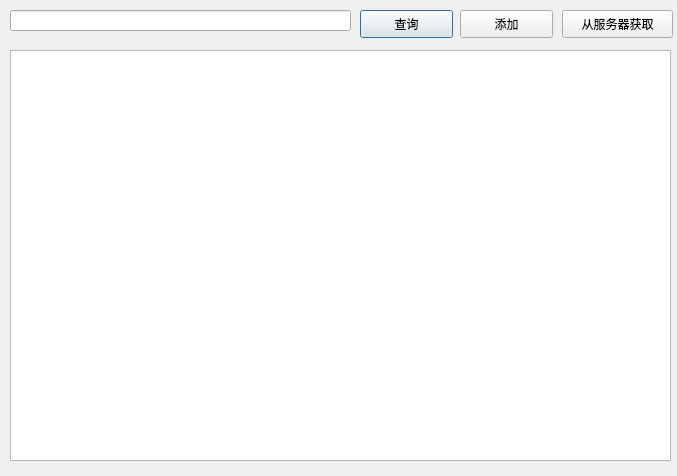
<?xml version="1.0" encoding="UTF-8"?>
<ui version="4.0">
 <class>Dialog</class>
 <widget class="QDialog" name="Dialog">
  <property name="geometry">
   <rect>
    <x>0</x>
    <y>0</y>
    <width>677</width>
    <height>476</height>
   </rect>
  </property>
  <property name="windowTitle">
   <string>Dialog</string>
  </property>
  <widget class="QListWidget" name="listWidget">
   <property name="geometry">
    <rect>
     <x>10</x>
     <y>50</y>
     <width>661</width>
     <height>411</height>
    </rect>
   </property>
  </widget>
  <widget class="QLineEdit" name="lineEdit">
   <property name="geometry">
    <rect>
     <x>10</x>
     <y>10</y>
     <width>341</width>
     <height>21</height>
    </rect>
   </property>
  </widget>
  <widget class="QPushButton" name="search">
   <property name="geometry">
    <rect>
     <x>360</x>
     <y>10</y>
     <width>93</width>
     <height>28</height>
    </rect>
   </property>
   <property name="text">
    <string>查询</string>
   </property>
  </widget>
  <widget class="QPushButton" name="add">
   <property name="geometry">
    <rect>
     <x>460</x>
     <y>10</y>
     <width>93</width>
     <height>28</height>
    </rect>
   </property>
   <property name="text">
    <string>添加</string>
   </property>
  </widget>
  <widget class="QPushButton" name="refreshFromServer">
   <property name="geometry">
    <rect>
     <x>562</x>
     <y>10</y>
     <width>111</width>
     <height>28</height>
    </rect>
   </property>
   <property name="text">
    <string>从服务器获取</string>
   </property>
  </widget>
 </widget>
 <resources/>
 <connections/>
</ui>
